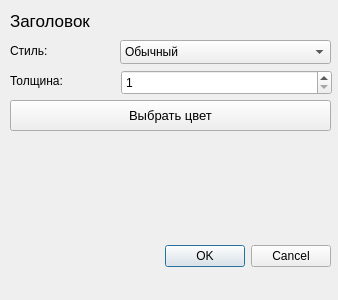
<?xml version="1.0" encoding="UTF-8"?>
<ui version="4.0">
 <class>PenDialog</class>
 <widget class="QDialog" name="PenDialog">
  <property name="geometry">
   <rect>
    <x>0</x>
    <y>0</y>
    <width>338</width>
    <height>300</height>
   </rect>
  </property>
  <property name="windowTitle">
   <string>Dialog</string>
  </property>
  <widget class="QDialogButtonBox" name="buttonBox">
   <property name="geometry">
    <rect>
     <x>20</x>
     <y>240</y>
     <width>311</width>
     <height>32</height>
    </rect>
   </property>
   <property name="orientation">
    <enum>Qt::Horizontal</enum>
   </property>
   <property name="standardButtons">
    <set>QDialogButtonBox::Cancel|QDialogButtonBox::Ok</set>
   </property>
  </widget>
  <widget class="QLabel" name="labelStyle">
   <property name="geometry">
    <rect>
     <x>10</x>
     <y>40</y>
     <width>101</width>
     <height>21</height>
    </rect>
   </property>
   <property name="text">
    <string>Стиль:</string>
   </property>
  </widget>
  <widget class="QPushButton" name="pushButtonColor">
   <property name="geometry">
    <rect>
     <x>10</x>
     <y>100</y>
     <width>321</width>
     <height>31</height>
    </rect>
   </property>
   <property name="font">
    <font>
     <pointsize>10</pointsize>
    </font>
   </property>
   <property name="autoFillBackground">
    <bool>true</bool>
   </property>
   <property name="text">
    <string>Выбрать цвет</string>
   </property>
  </widget>
  <widget class="QLabel" name="labelWeight">
   <property name="geometry">
    <rect>
     <x>10</x>
     <y>70</y>
     <width>101</width>
     <height>21</height>
    </rect>
   </property>
   <property name="text">
    <string>Толщина:</string>
   </property>
  </widget>
  <widget class="QSpinBox" name="spinBoxWeight">
   <property name="geometry">
    <rect>
     <x>121</x>
     <y>70</y>
     <width>211</width>
     <height>25</height>
    </rect>
   </property>
   <property name="minimum">
    <number>1</number>
   </property>
   <property name="maximum">
    <number>1000</number>
   </property>
   <property name="value">
    <number>1</number>
   </property>
  </widget>
  <widget class="QLabel" name="labelHeader">
   <property name="geometry">
    <rect>
     <x>10</x>
     <y>10</y>
     <width>321</width>
     <height>21</height>
    </rect>
   </property>
   <property name="font">
    <font>
     <pointsize>13</pointsize>
    </font>
   </property>
   <property name="text">
    <string>Заголовок</string>
   </property>
  </widget>
  <widget class="QComboBox" name="comboBoxStyle">
   <property name="geometry">
    <rect>
     <x>120</x>
     <y>40</y>
     <width>211</width>
     <height>24</height>
    </rect>
   </property>
   <property name="currentIndex">
    <number>1</number>
   </property>
   <item>
    <property name="text">
     <string>Без линии</string>
    </property>
   </item>
   <item>
    <property name="text">
     <string>Обычный</string>
    </property>
   </item>
   <item>
    <property name="text">
     <string>Пунктир</string>
    </property>
   </item>
   <item>
    <property name="text">
     <string>Пунктир-точка</string>
    </property>
   </item>
   <item>
    <property name="text">
     <string>Пунктир-точка-точка</string>
    </property>
   </item>
  </widget>
 </widget>
 <resources/>
 <connections>
  <connection>
   <sender>buttonBox</sender>
   <signal>accepted()</signal>
   <receiver>PenDialog</receiver>
   <slot>accept()</slot>
   <hints>
    <hint type="sourcelabel">
     <x>248</x>
     <y>254</y>
    </hint>
    <hint type="destinationlabel">
     <x>157</x>
     <y>274</y>
    </hint>
   </hints>
  </connection>
  <connection>
   <sender>buttonBox</sender>
   <signal>rejected()</signal>
   <receiver>PenDialog</receiver>
   <slot>reject()</slot>
   <hints>
    <hint type="sourcelabel">
     <x>316</x>
     <y>260</y>
    </hint>
    <hint type="destinationlabel">
     <x>286</x>
     <y>274</y>
    </hint>
   </hints>
  </connection>
 </connections>
</ui>
